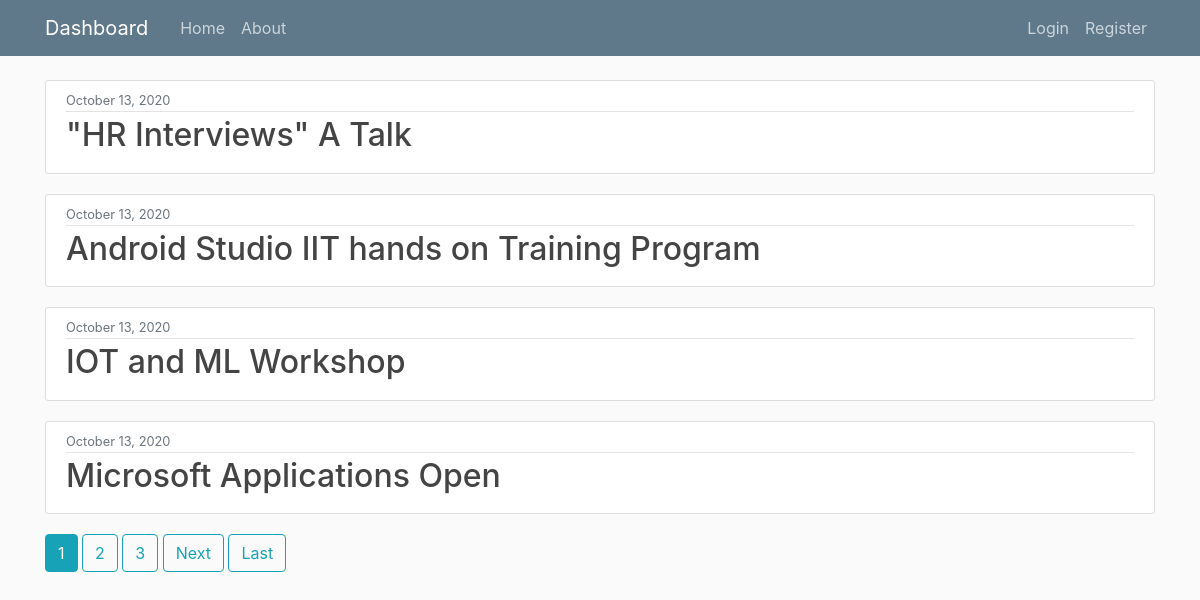
/home/, run on the app's committed database.
### TPO/models.py (models this page shows, shortened)
class News(models.Model):
    title = models.CharField(max_length=100)
    content = models.TextField()
    date_posted = models.DateTimeField(default=timezone.now)

### TPO/views.py (the view)
# urls.py: path('home/', NewsListView.as_view() , name = 'TPO-home'),
class NewsListView(ListView):
    model = News
    template_name = 'TPO/home.html' #<app><model>_<viewtype>.html
    context_object_name = 'newss'
    ordering = ['-date_posted']
    paginate_by = 4

### TPO/templates/TPO/home.html (shortened to what this page needs)
{% extends 'TPO/base.html'%}
{% block content %}
  {% for news in newss%}
    <article class="media content-section">
      <div class="media-body">
        <div class="article-metadata">
          <small class="text-muted">{{ news.date_posted|date:"F d, Y" }}</small>
        </div>
        <h2><a class="article-title" href="{% url 'news-detail' news.id %}">{{ news.title }}</a></h2>
      </div>
    </article>
  {% endfor %}
  {% if is_paginated %}
    {% for num in page_obj.paginator.page_range %}
      {% if page_obj.number == num%}
        <a class="btn btn-info mb-4" href = "?page={{ num }}">{{ num }}</a>
      {% elif num > page_obj.number|add:'-3' and num < page_obj.number|add:'+3' %}
        <a class="btn btn-outline-info mb-4" href = "?page={{ num }}">{{ num }}</a>
      {% endif %}
    {% endfor %}
    {% if page_obj.has_next %}
      <a class="btn btn-outline-info mb-4" href = "?page={{ page_obj.next_page_number}}">Next</a>
      <a class="btn btn-outline-info mb-4" href = "?page={{ page_obj.paginator.num_pages }}">Last</a>
    {% endif %}
  {% endif %}
{% endblock content %}

### TPO/static/TPO/main.css (style rules this page uses)
body { background: #fafafa; color: #333333; margin-top: 5rem; }
h1, h2, h3, h4, h5, h6 { color: #444444; }
.content-section { background: #ffffff; padding: 10px 20px; border: 1px solid #dddddd; border-radius: 3px; margin-bottom: 20px; }
.article-title { color: #444444; }
.article-metadata { padding-bottom: 1px; margin-bottom: 4px; border-bottom: 1px solid #e3e3e3 }

### data on the page
News: date_posted "October 13, 2020", title "\"HR Interviews\" A Talk"
News: date_posted "October 13, 2020", title "Android Studio IIT hands on Training Program"
News: date_posted "October 13, 2020", title "IOT and ML Workshop"
News: date_posted "October 13, 2020", title "Microsoft Applications Open"

### other printed values
{{ num }} "1"
{{ num }} "2" "3"
